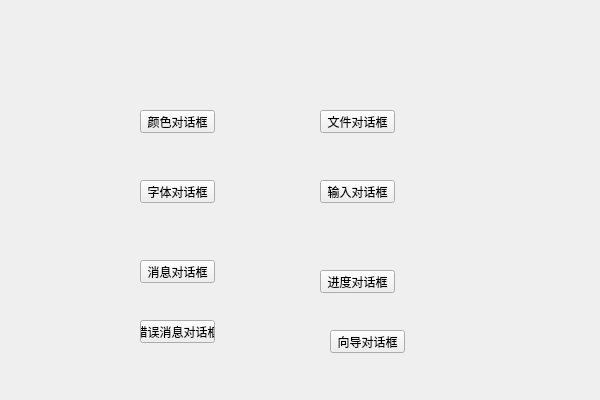
<?xml version="1.0" encoding="UTF-8"?>
<ui version="4.0">
 <class>MyWidgetClass</class>
 <widget class="QWidget" name="MyWidgetClass">
  <property name="geometry">
   <rect>
    <x>0</x>
    <y>0</y>
    <width>600</width>
    <height>400</height>
   </rect>
  </property>
  <property name="windowTitle">
   <string>MyWidget</string>
  </property>
  <widget class="QPushButton" name="pushButton">
   <property name="geometry">
    <rect>
     <x>140</x>
     <y>110</y>
     <width>75</width>
     <height>23</height>
    </rect>
   </property>
   <property name="text">
    <string>颜色对话框</string>
   </property>
  </widget>
  <widget class="QPushButton" name="pushButton_2">
   <property name="geometry">
    <rect>
     <x>320</x>
     <y>110</y>
     <width>75</width>
     <height>23</height>
    </rect>
   </property>
   <property name="text">
    <string>文件对话框</string>
   </property>
  </widget>
  <widget class="QPushButton" name="pushButton_3">
   <property name="geometry">
    <rect>
     <x>140</x>
     <y>180</y>
     <width>75</width>
     <height>23</height>
    </rect>
   </property>
   <property name="text">
    <string>字体对话框</string>
   </property>
  </widget>
  <widget class="QPushButton" name="pushButton_4">
   <property name="geometry">
    <rect>
     <x>320</x>
     <y>180</y>
     <width>75</width>
     <height>23</height>
    </rect>
   </property>
   <property name="text">
    <string>输入对话框</string>
   </property>
  </widget>
  <widget class="QPushButton" name="pushButton_5">
   <property name="geometry">
    <rect>
     <x>140</x>
     <y>260</y>
     <width>75</width>
     <height>23</height>
    </rect>
   </property>
   <property name="text">
    <string>消息对话框</string>
   </property>
  </widget>
  <widget class="QPushButton" name="pushButton_6">
   <property name="geometry">
    <rect>
     <x>320</x>
     <y>270</y>
     <width>75</width>
     <height>23</height>
    </rect>
   </property>
   <property name="text">
    <string>进度对话框</string>
   </property>
  </widget>
  <widget class="QPushButton" name="pushButton_7">
   <property name="geometry">
    <rect>
     <x>140</x>
     <y>320</y>
     <width>75</width>
     <height>23</height>
    </rect>
   </property>
   <property name="text">
    <string>错误消息对话框</string>
   </property>
  </widget>
  <widget class="QPushButton" name="pushButton_8">
   <property name="geometry">
    <rect>
     <x>330</x>
     <y>330</y>
     <width>75</width>
     <height>23</height>
    </rect>
   </property>
   <property name="text">
    <string>向导对话框</string>
   </property>
  </widget>
 </widget>
 <layoutdefault spacing="6" margin="11"/>
 <resources>
  <include location="mywidget.qrc"/>
 </resources>
 <connections/>
</ui>
